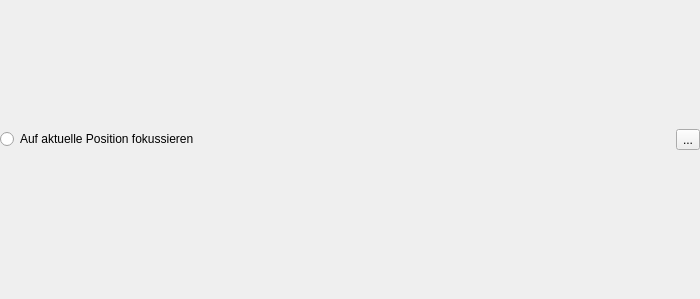
<?xml version="1.0" encoding="UTF-8"?>
<ui version="4.0">
 <class>Form</class>
 <widget class="QWidget" name="Form">
  <property name="geometry">
   <rect>
    <x>0</x>
    <y>0</y>
    <width>700</width>
    <height>299</height>
   </rect>
  </property>
  <property name="windowTitle">
   <string>Form</string>
  </property>
  <layout class="QHBoxLayout" name="horizontalLayout_2">
   <property name="leftMargin">
    <number>0</number>
   </property>
   <property name="topMargin">
    <number>0</number>
   </property>
   <property name="rightMargin">
    <number>0</number>
   </property>
   <property name="bottomMargin">
    <number>0</number>
   </property>
   <item>
    <layout class="QHBoxLayout" name="horizontalLayout">
     <property name="bottomMargin">
      <number>20</number>
     </property>
     <item>
      <widget class="QRadioButton" name="lfbFollowRadioBtn">
       <property name="text">
        <string>Auf aktuelle Position fokussieren</string>
       </property>
      </widget>
     </item>
     <item>
      <widget class="QToolButton" name="lfbFollowQuickBtn">
       <property name="text">
        <string>...</string>
       </property>
      </widget>
     </item>
    </layout>
   </item>
  </layout>
 </widget>
 <resources/>
 <connections/>
</ui>
